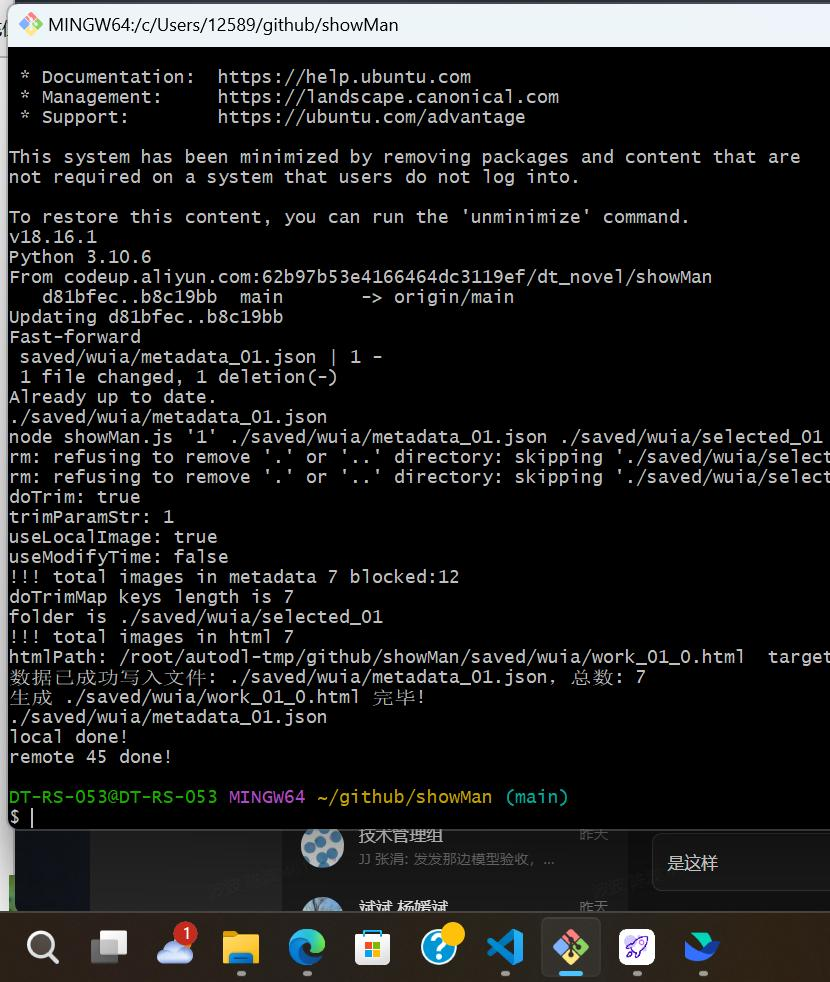
#> input picture images/1.jpeg, 830 x 982 px
$ python trimSameImage.py ../images/1.jpeg ../images ../images out 1.0 3
#> lines starting #> are read from the running program, lines starting #| are printed output that depends on the picture
import sys
import cv2
import numpy as np
import shutil
from skimage.metrics import structural_similarity as ssim
from skimage import io
from PIL import Image
import os

PNG_SUFFIX = '.png'
JPG_SUFFIX = '.jpg'
JPEG_SUFFIX = '.jpeg'
TXT_SUFFIX = '.txt'


prompts_file_map = {}


image_file_list = []
np_image_list = []
handled_set = set()

# [14 lines left out: functions load_string_data, load_prompts_arr, not called in this run]


def crop_center_square(image):
  width, height = image.size
  size = min(width, height)
  left = (width - size) // 2
  top = (height - size) // 2
  right = left + size
  bottom = top + size
  return image.crop((left, top, right, bottom))


def resize_image(image, size):
  (width, height) = image.size
  max_size = max(width, height)
  if max_size < size[0] or max_size < size[1]:
    ratio = size[0] / max_size
    new_width = int(width * ratio)
    new_height = int(height * ratio)
    image = image.resize((new_width, new_height))
  image.thumbnail(size)
  return image

# [20 lines left out: function check_prompts_similarity, not called in this run]


def check_image_similarity(image1, image2, threshold):
  image_center1 = crop_center_square(image1)
  image_center2 = crop_center_square(image2)

  (width1, height1) = image_center1.size
  (width2, height2) = image_center2.size

  big_center = None
  small_center = None
  if width1 < width2:
    big_center = image_center2
    small_center = image_center1
  else:
    big_center = image_center1
    small_center = image_center2

  # 将 big 图缩略成 small 图
  (width_small, height_small) = small_center.size
  big_center = resize_image(big_center, (width_small, height_small) )

  np_image1 = np.array(big_center)
  np_image2 = np.array(small_center)

  # 转换为灰度图像
  cvt_image1 = cv2.cvtColor(np_image1, cv2.COLOR_BGR2GRAY)
  cvt_image2 = cv2.cvtColor(np_image2, cv2.COLOR_BGR2GRAY)

  # 计算结构相似性指数
  similarity = ssim(cvt_image1, cvt_image2)
  return similarity >= threshold

def is_normal_image(file):
  lower_file = file.lower()
  return lower_file.endswith(PNG_SUFFIX) or lower_file.endswith(JPG_SUFFIX) or lower_file.endswith(JPEG_SUFFIX)

def is_text_file(file):
  lower_file = file.lower()
  return lower_file.endswith(TXT_SUFFIX)

def cache_images_in_memery(image_dir):
#> called with image_dir = '../images'
  for file in os.listdir(image_dir):
    file_path = os.path.join(image_dir, file)
    if is_normal_image(file):
      # 将图片读入内存
      image = Image.open(file_path)
#> image is the input picture: PIL image 830x982 RGB; mean R, G, B 31.5, 31.5, 31.6
      image_rgb = image.convert('RGB')

      np_image = np.array(image_rgb)
      image_file_list.append(file_path)
      np_image_list.append(np_image)
      image.close()
      image_rgb.close()

# [8 lines left out: function cache_prompts_in_memery, not called in this run]


def loop_images_in_memery(image_dir, out_dir, threshold):
#> called with image_dir = '../images', out_dir = 'out', threshold = 1
  for index, np_image in enumerate(np_image_list):
    if index in handled_set:
      continue
    has_sim = False
    for j in range(index + 1, len(np_image_list)):
      if j in handled_set:
        continue
      image_j = Image.fromarray(np_image_list[j])
      image_index = Image.fromarray(np_image)
      sim = check_image_similarity(image_j, image_index, threshold)
      # print(f'sim is {sim}')
      if sim >= threshold:
        has_sim = True
        # 移动文件到指定目录
        file_path_j = image_file_list[j]
        file_name_j = os.path.basename(file_path_j)
        fname_j = os.path.splitext(file_name_j)[0]
        target_file_j = os.path.join(out_dir, file_name_j)
        print(f'shutil.copy {file_path_j} to {target_file_j}')
        shutil.copy(file_path_j, target_file_j)

        txt_file_name_j = f'{fname_j}{TXT_SUFFIX}'
        txt_file_path_j = os.path.join(image_dir, txt_file_name_j)
        if os.path.exists(txt_file_path_j):
          target_txt_file_path_j = os.path.join(out_dir, txt_file_name_j)
          shutil.copy(txt_file_path_j, target_txt_file_path_j)


        handled_set.add(j)

    # 最后处理第一层循环的 index
    if has_sim:
      file_path_i = image_file_list[index]
      file_name_i = os.path.basename(file_path_i)
      fname_i = os.path.splitext(file_name_i)[0]
      target_file_i = os.path.join(out_dir, file_name_i)
      shutil.copy(file_path_i, target_file_i)

      txt_file_name_i = f'{fname_i}{TXT_SUFFIX}'
      txt_file_path_i = os.path.join(image_dir, txt_file_name_i)
      if os.path.exists(txt_file_path_i):
        target_txt_file_path_i = os.path.join(out_dir, txt_file_name_i)
        shutil.copy(txt_file_path_i, target_txt_file_path_i)
#> this loop made 2 passes
#> pass 1, in check_image_similarity, `image_center1 = crop_center_square(image1)`:
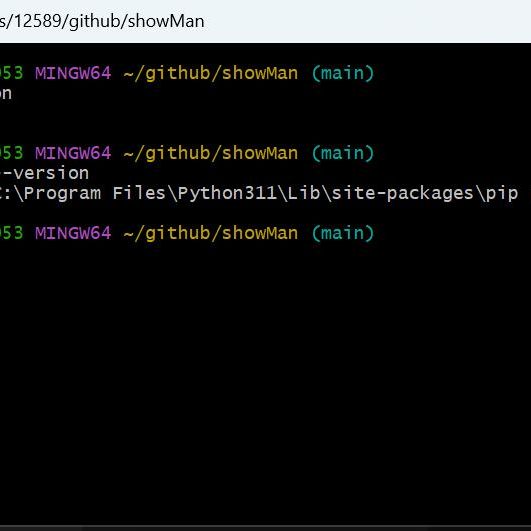
#> image_center1: PIL image 531x531 RGB; mean R, G, B 23.2, 23.6, 23.5
#> pass 1, in check_image_similarity, `image_center2 = crop_center_square(image2)`:
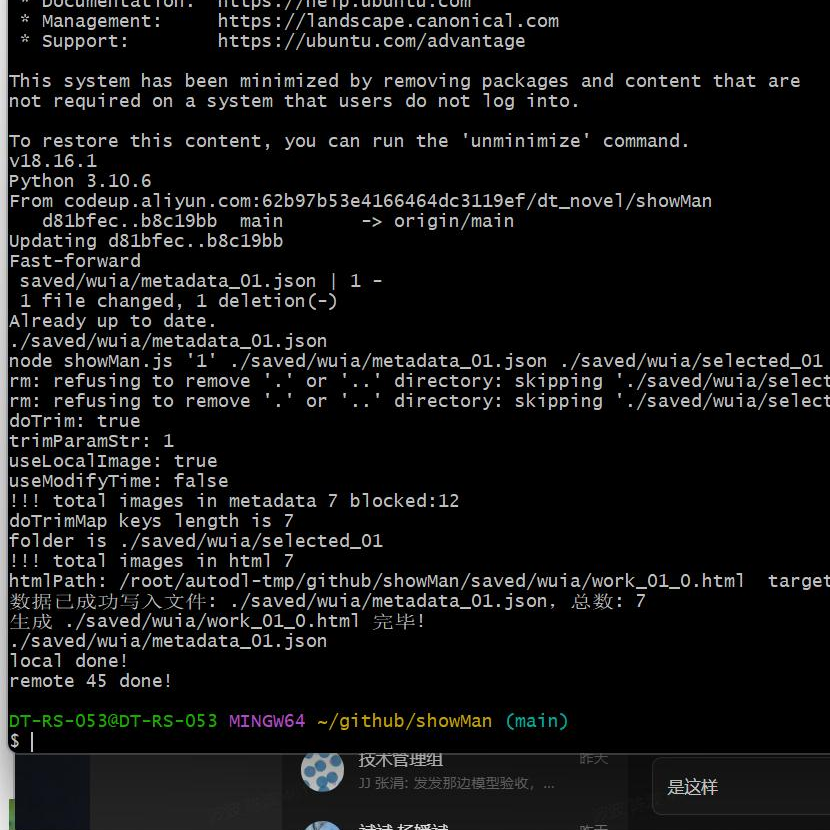
#> image_center2: PIL image 830x830 RGB; mean R, G, B 19.1, 19.1, 19.5
#> pass 1, in check_image_similarity, `big_center = resize_image(big_center, (width_small, height_small) )`:
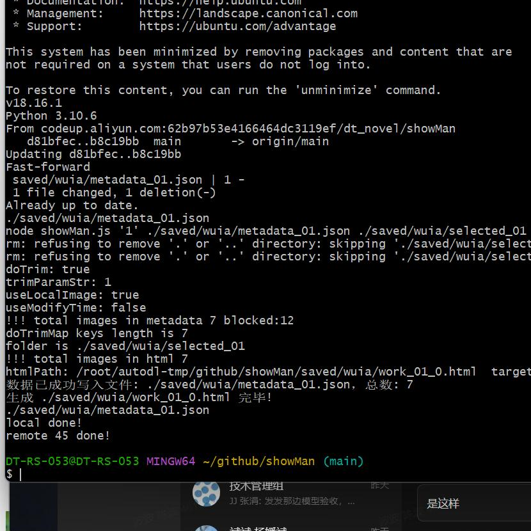
#> big_center: PIL image 531x531 RGB; mean R, G, B 19.3, 19.3, 19.7
#> after the loop, handled_set = 0 items

  return


# [76 lines left out: function loop_files, not called in this run]


def main_entry(use_image_memery, image_dir, tmp_dir, out_dir, threshold, prompts_miss_num):
  if use_image_memery:
    cache_images_in_memery(image_dir)
    loop_images_in_memery(image_dir, out_dir, threshold)
  else:
    cache_prompts_in_memery(image_dir)
    loop_files(image_dir, tmp_dir, out_dir, threshold, prompts_miss_num)
  return


# python trimSameImage.py '' ./duplicate/asiangirl/selected_01/ ./duplicate/asiangirl/selected_01_tmp ./duplicate/asiangirl/selected_01_dup 0.8 1
# 对单级目录里的图片进行相似度对比，如果是相似图片会 copy 到指定目录 out_dir
if __name__ == "__main__":
  use_image_memery = bool(sys.argv[1])
  image_dir = sys.argv[2]
  tmp_dir = sys.argv[3]
  out_dir = sys.argv[4]
  threshold = float(sys.argv[5])
  prompts_miss_num = int(sys.argv[6])

  print(f'use_image_memery: {use_image_memery}')

  # 不能直接比较，因为尺寸不对，需要先居中裁剪，然后将大图缩略到小图的尺寸进行比较
  main_entry(use_image_memery, image_dir, tmp_dir, out_dir, threshold, prompts_miss_num)
